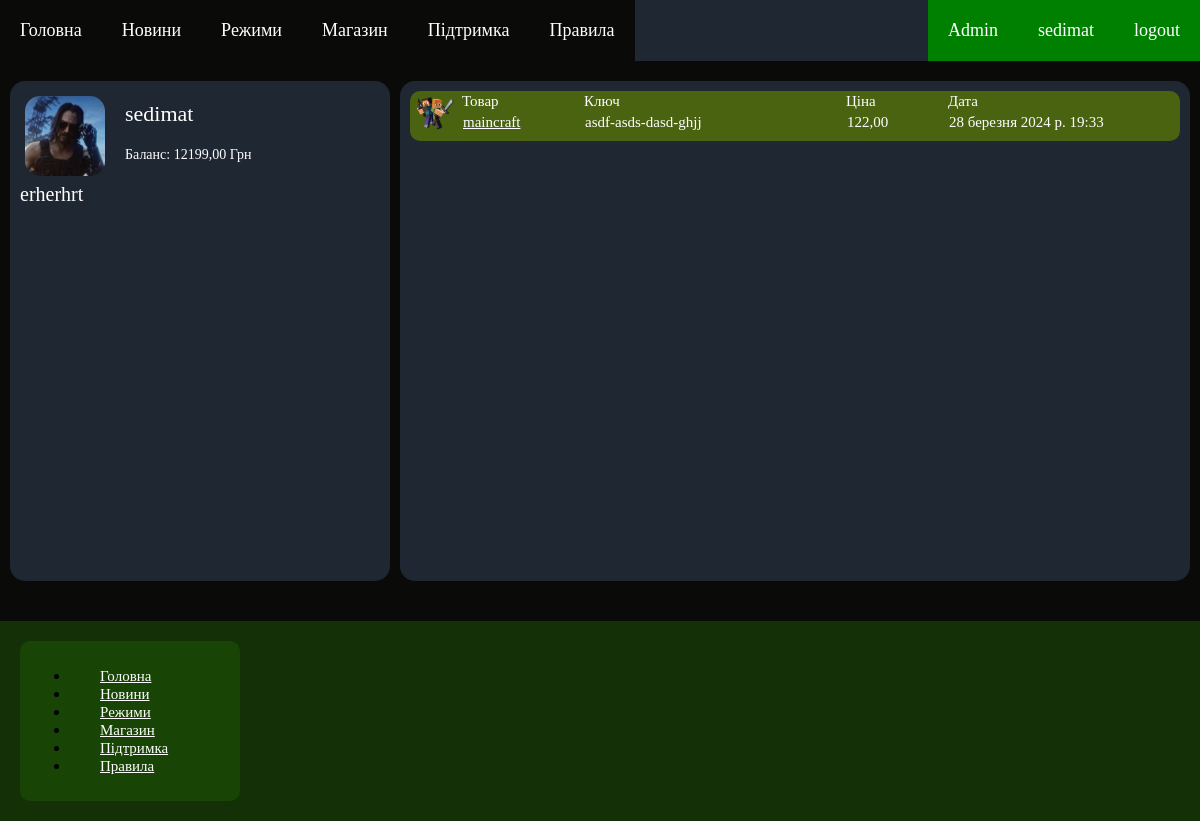
Page /user (signed in) on the committed database.
### Shop/models.py (models this page shows, shortened)
class UserProfile(models.Model):
    id_user = models.ForeignKey(User, on_delete=models.CASCADE, verbose_name="Користувач")
    avatar = models.ImageField(upload_to='avatar', default='avatar/avatar_crj2ayQ.jpg')
    description = models.TextField(blank=True, verbose_name="Опис")
    wallet = models.DecimalField(max_digits=20, decimal_places=2, default=0, verbose_name="Гаманець")
    secret = models.CharField(max_length=100, default="", verbose_name="Секрет")
    class Meta:
        verbose_name = "Користувач додаток"
        verbose_name_plural = "Користувачі додаток"

class UserBuying(models.Model):
    id_user = models.ForeignKey(User, on_delete=models.CASCADE, verbose_name="Користувач")
    product = models.ForeignKey(Products, on_delete=models.CASCADE, verbose_name="Товар")
    keys = models.CharField(max_length=100, verbose_name="Ключ")
    price = models.DecimalField(max_digits=10, decimal_places=2, verbose_name="Ціна товару")
    timestamp = models.DateTimeField(auto_now_add=True)
    secret = models.CharField(max_length=100, default="", verbose_name="Секрет")
    class Meta:
        verbose_name = "Покупка користувача"
        verbose_name_plural = "Покупки користувача"

class Products(models.Model):
    name = models.CharField(max_length=50, verbose_name="Назва")
    img = models.ImageField(upload_to='avatar', default='product/avatar_crj2ayQ.jpg')
    description = models.TextField(blank=True, verbose_name="Опис")
    price = models.DecimalField(max_digits=10, decimal_places=2, verbose_name="Ціна товару")
    discont = models.DecimalField(max_digits=100, decimal_places=0, verbose_name="Знижка")
    number = models.DecimalField(max_digits=10, decimal_places=0, default=0, verbose_name="Проданих")
    class Meta:
        verbose_name = "Товар"
        verbose_name_plural = "Товари"

### Shop/views.py (the view)
# urls.py: path("user", views.user, name='user'),
def user(request):
    context = {}
    if request.user.username:
        user = User.objects.get(username=request.user.username)
        context.update({"user": user})
        user_inf = UserProfile.objects.get(id_user=user)
        context.update({"user_inf": user_inf})
        user_buys = UserBuying.objects.filter(id_user=user).order_by('-timestamp')
        context.update({"user_buys": user_buys})
    return render(request, 'Shop/user.html', context=context)

### templates/Shop/user.html (shortened to what this page needs)
{% extends "Shop/base.html" %}
{% block base %}
<div class="content">
        <div class="user_navig">
            <img class="avatar" src="{{ user_inf.avatar.url }}">
            <p class="user_text">{{ user.username}}</p>
            <p class="user_wallet">Баланс: {{ user_inf.wallet }} Грн</p>
            <p class="title0">{{ user_inf.description }}</p>
        </div>
        <div class="product_big">
            {% for buys in user_buys %}
                <div class="buying">
                    <img class="min_img" src="{{ buys.product.img.url }}">
                    <table>
                        <tr>
                            <td class="user_inf" width="120">Товар</td>
                            <td class="user_inf" width="260">Ключ</td>
                            <td class="user_inf" width="100">Ціна</td>
                            <td class="user_inf" width="230">Дата</td>
                        </tr>
                        <tr>
                            <td><a class="user_inf" href="{% url 'product' id=buys.product.id %}">{{ buys.product.name|slice:":12" }}</a></td>
                            <td><p class="user_inf" >{{ buys.keys }}</p></td>
                            <td><p class="user_inf" >{{ buys.price }}</p></td>
                            <td><p class="user_inf" >{{ buys.timestamp }}</p></td>
                        </tr>
                    </table>
                </div>
            {% endfor %}
        </div>
</div>
{% endblock %}

### templates/Shop/base.html (shortened to what this page needs)
<!DOCTYPE html>
<html lang="en">
<head>
    {% load static %}
    <link href="{% static 'Shop/css/style.css' %}" rel="stylesheet">
</head>
<body>
    <div class="head">
        <div class="navig">
        <nav>
            <ul id="nav">
                <li id="li"><a class="head_a" href="{% url 'index' %}">Головна</a></li>
                <li id="li"><a class="head_a" href="{% url 'news' %}">Новини</a></li>
                <li id="li"><a class="head_a" href="{% url 'mode' %}">Режими</a></li>
                <li id="li"><a class="head_a" href="{% url 'shop' %}">Магазин</a></li>
                <li id="li"><a class="head_a" href="{% url 'support' %}">Підтримка</a></li>
                <li id="li"><a class="head_a" href="{% url 'rules' %}">Правила</a></li>
            </ul>
        </nav>
        </div>
        <div class="navig1">
            {% if user.is_authenticated %}
            <a class="user_r" href="{% url 'logout' %}" onclick="return confirm('Ви впевнені, що хочете вийти?')">logout</a>
            <a class="user_r" href="{% url 'user' %}">{{ user.username }}</a>
            <a class="user_r" href="{% url 'admin:index' %}">Admin</a>
            {% else %}
            <a class="user_r" href="{% url 'login' %}">login</a>
            {% endif %}
        </div>
    </div>
        {% block base %}
        {% endblock %}
    <footer>
        <div class="foot_link">
            <nav>
            <ul>
                <li><a class="rule_description" href="{% url 'index' %}">Головна</a></li>
                <li><a class="rule_description" href="{% url 'news' %}">Новини</a></li>
                <li><a class="rule_description" href="{% url 'mode' %}">Режими</a></li>
                <li><a class="rule_description" href="{% url 'shop' %}">Магазин</a></li>
                <li><a class="rule_description" href="{% url 'support' %}">Підтримка</a></li>
                <li><a class="rule_description" href="{% url 'rules' %}">Правила</a></li>
            </ul>
            </nav>
        </div>
    </footer>
</body>
</html>

### static/Shop/css/style.css (style rules this page uses)
body { margin: 0px; padding: 0px; background-color: #1f2733; }
footer { margin: auto; padding: 20px 0px 20px 0px; width: 1200px; background-color: #133007; }
.foot_link { background-color: #184505; width: 200px; margin: 0px 20px 0px 20px; padding: 10px; border-radius: 10px; }
p { margin: 0px; padding: 5px; font-family: cursive; font-size: 18px; color: white; }
.head { margin: auto; padding: 0px; width: 1200px; }
.navig { float: left; background-color: #0a0a08; }
.navig1 { float: right; background-color: green; }
.content { margin: auto; background-color: #0a0a08; padding: 20px 0px 20px 0px; width: 1200px; }
#nav { list-style-type: none; margin: 0; padding: 0; display: flex; }
#li { margin: 20px 20px 20px 20px; }
.head_a { text-decoration: none; font-family: Verdana; font-size: 18px; color: white; }
.user_r { margin: 20px 20px 20px 20px; float: right; text-decoration: none; font-family: Verdana; font-size: 18px; color: white; }
.product_big { float: left; margin: 0px 0px 10px 10px; width: 790px; min-height: 500px; border-radius: 15px; background-color: #1f2733; }
.title0 { padding: 20px 10px 5px 10px; font-family: Verdana; font-size: 20px; color: white; }
.user_navig { float: left; margin: 0px 0px 20px 10px; width: 380px; min-height: 500px; border-radius: 15px; background-color: #1f2733; }
.avatar { float: left; width: 80px; border-radius: 15px; margin: 15px 20px 0px 15px; }
.user_text { padding: 20px 10px 0px 10px; font-family: Verdana; font-size: 22px; color: white; }
.user_wallet { padding: 20px 10px 0px 10px; font-family: Verdana; font-size: 14px; color: white; }
.buying { margin: 10px; padding: 0px; background-color: #496311; border-radius: 10px; width: 770px; height: 50px; }
.min_img { max-width: 40px; max-height: 40px; padding: 5px; float: left; }
.user_inf { margin: 0px; padding: 0px; font-family: Verdana; font-size: 15px; color: white; }
.rule_description { padding: 10px 10px 10px 30px; font-family: Verdana; font-size: 15px; color: white; }

### rows in the picture
UserProfile: avatar (picture), wallet "12199,00", description "erherhrt"
UserBuying: product.img (picture), product.name "maincraft", keys "asdf-asds-dasd-ghjj", price "122,00", timestamp "28 березня 2024 р. 19:33"

### other values in the picture
{{ user.username }} "sedimat"
